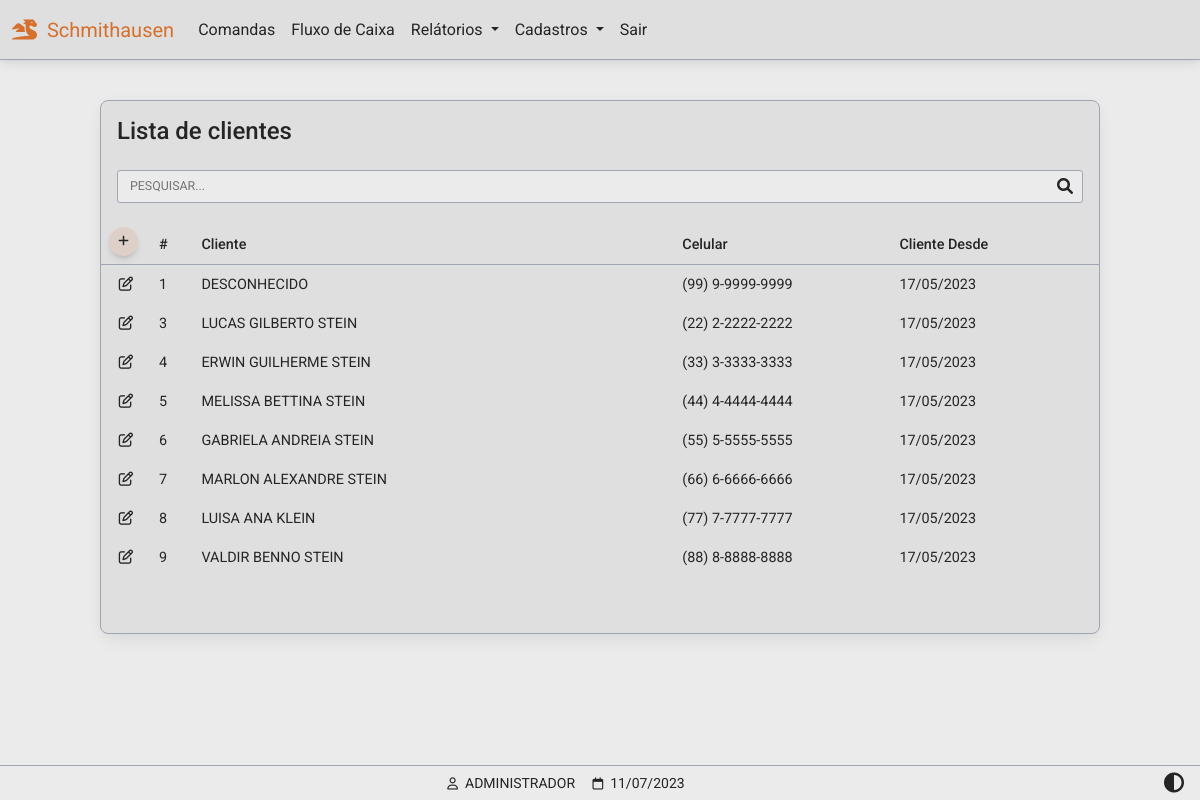
/clientes (signed in), run on the app's committed database.
### website/models.py (models this page shows)
class Cliente(db.Model):
    id = db.Column(db.Integer, primary_key=True)
    fone = db.Column(db.String(150))
    data_criacao = db.Column(db.DateTime(timezone=True), default=func.now())
    nome = db.Column(db.String(150))

class User(db.Model, UserMixin):
    id = db.Column(db.Integer, primary_key=True)
    email = db.Column(db.String(150), unique=True)
    password = db.Column(db.String(150))
    first_name = db.Column(db.String(150))
    user = db.relationship('Produto',backref='produto')

### website/views.py (the view)
@views.route('/clientes', methods=['GET','POST'])
@login_required
def clientes():
    clientes = []
    rows = Cliente.query.all()
    for r in rows:
        clientes.append(r)
    return render_template("clientes_listar.html", user=current_user, data=data, clientes=clientes)

### website/__init__.py (called while the page is built)
def create_app():
    app = Flask(__name__)
    app.config['SECRET_KEY'] = 'hjshjhdjah kjshkjdhjs'
    app.config['SQLALCHEMY_DATABASE_URI'] = f'sqlite:///{DB_NAME}'
    db.init_app(app)
    from .views import views
    from .auth import auth
    app.register_blueprint(views, url_prefix='/')
    app.register_blueprint(auth, url_prefix='/')
    from .models import User, Cliente, Produto
    with app.app_context():
        db.create_all()
    login_manager = LoginManager()
    login_manager.login_view = 'auth.login'
    login_manager.login_message = u"FAVOR EFETUAR LOGIN!"
    login_manager.init_app(app)
    @login_manager.user_loader
    def load_user(id):
        return User.query.get(int(id))
    return app

### website/templates/clientes_listar.html (shortened to what this page needs)
{% extends "base.html" %}
{% block content %}
<div class="container-fluid" style="min-height:100dvh;padding-top:100px">
    <div class="table-responsive w-100 card myTheme-900 larg-max m-auto" style="padding-bottom: 40px">
        <table class="table table-borderless table-sm myTheme-900 ">
            <thead>
                <tr>
                    <p class="h4 p-3 ">Lista de clientes</p>
                </tr>
                <tr>
                <tr>
                    <div class="p-3 pt-0">
                        <div class="form-outline" style="margin-bottom: 0!important;padding-bottom: 0!important;">
                            <input type="text" style="text-transform:uppercase" id="inputPesquisarCliente"
                                class="myInputs form-control-sm" placeholder="Pesquisar..."
                                onkeyup='pesquisarTabelaClientes()' />
                        </div>
                    </div>
                </tr>
                <thead>
                    <tr>
                        <th class="text-nowrap" scope="col">
                            <a href="/clientes_cadastrar" class="p-2 btn btn-sm btn-floating btn-add">
                                <i class="fa-solid fa-plus"></i>
                            </a>
                        </th>
                        <th class="text-nowrap" scope="col">#</th>
                        <th class="text-nowrap" scope="col" style="min-width: 280px;">Cliente</th>
                        <th class="text-nowrap" scope="col">Celular</th>
                        <th class="text-nowrap" scope="col">Cliente Desde</th>
                        <th class="text-nowrap" scope="col"></th>
                    </tr>
                </thead>
            <tbody id="tb-clientes">
                {% for i in clientes %}
                <tr>
                    <td class="text-center" style="width: 50px">
                        <a role="button" class="" href="/clientes_atualizar/{{ i.id }}">
                            <i class="fa-regular fa-pen-to-square"></i>
                        </a>
                    </td>
                    <td class="text-nowrap" scope="row"> {{ i.id }} </td>
                    <td class="text-nowrap" scope="row"> {{ i.nome }} </td>
                    <td class="text-nowrap" scope="row"> {{ i.fone }} </td>
                    <td class="text-nowrap" scope="row"> {{ i.data_criacao.strftime('%d/%m/%Y') }} </td>
                    <td>
                    </td>
                </tr>
                {% endfor %}
            </tbody>
        </table>
    </div>
</div>
{% endblock %}
{% block titlefooter %}
<span>
    &nbsp;{{ user.first_name.split()[0] | upper }}
    <span>
        &nbsp;{{ data.strftime('%d/%m/%Y') }}
    </span>
    {% endblock %}

### website/static/css/base.css (style rules this page uses)
:root { --custom-color: 211, 84, 0; --color-primary: 59, 113, 202; --color-secondary: 159,166,178; --color-success: 20,164,77; --color-danger: 220, 76, 76; --color-warning: 228,161,27; --color-info: 84,180,211; --color-ligth: 251,251,251; --color-theme-500: 235,235,235; --color-theme-900: 223,223,223; --cor-fonte: 37,37,37; --cor-da-borda: 159,166,178; }
.larg-max { max-width: 1000px!important; }
.myTheme-900 { background-color: rgb(var(--color-theme-900))!important; color: rgb(var(--cor-fonte))!important; }
.myTheme-500 { background-color: rgb(var(--color-theme-500))!important; color: rgb(var(--cor-fonte))!important; }
.my-footer span { color: rgb(var(--cor-fonte)); }
.table-responsive { border: 1px solid rgb(var(--cor-da-borda))!important; color: rgb(var(--cor-fonte))!important; margin-bottom: 80px!important; }
.table-responsive thead th { border-bottom: 1px solid rgb(var(--cor-da-borda))!important; }
.btn-add { background-color: rgba(var(--custom-color),0.1); border-radius: 50%; width: 30px; height: 30px; color: rgb(var(--cor-fonte)); display: flex; align-items: center; justify-content: center; }
.fa-pen-to-square { color: rgb(var(--cor-fonte))!important; }
.form-outline { margin-bottom: 30px!important; }
.myInputs { color: rgb(var(--cor-fonte))!important; border: 1px solid rgb(var(--cor-da-borda))!important; background-color: rgb(var(--color-theme-500)); width: 100%; padding: 0.35rem; padding-left: 0.75rem; border-radius: 3px; }

### data on the page
Cliente: id "1", nome "DESCONHECIDO", fone "(99) 9-9999-9999", data_criacao "17/05/2023"
Cliente: id "3", nome "LUCAS GILBERTO STEIN", fone "(22) 2-2222-2222", data_criacao "17/05/2023"
Cliente: id "4", nome "ERWIN GUILHERME STEIN", fone "(33) 3-3333-3333", data_criacao "17/05/2023"
Cliente: id "5", nome "MELISSA BETTINA STEIN", fone "(44) 4-4444-4444", data_criacao "17/05/2023"
Cliente: id "6", nome "GABRIELA ANDREIA STEIN", fone "(55) 5-5555-5555", data_criacao "17/05/2023"
Cliente: id "7", nome "MARLON ALEXANDRE STEIN", fone "(66) 6-6666-6666", data_criacao "17/05/2023"
Cliente: id "8", nome "LUISA ANA KLEIN", fone "(77) 7-7777-7777", data_criacao "17/05/2023"
Cliente: id "9", nome "VALDIR BENNO STEIN", fone "(88) 8-8888-8888", data_criacao "17/05/2023"
User: first_name "ADMINISTRADOR"

### other printed values
{{ data.strftime('%d/%m/%Y') }} "11/07/2023"
